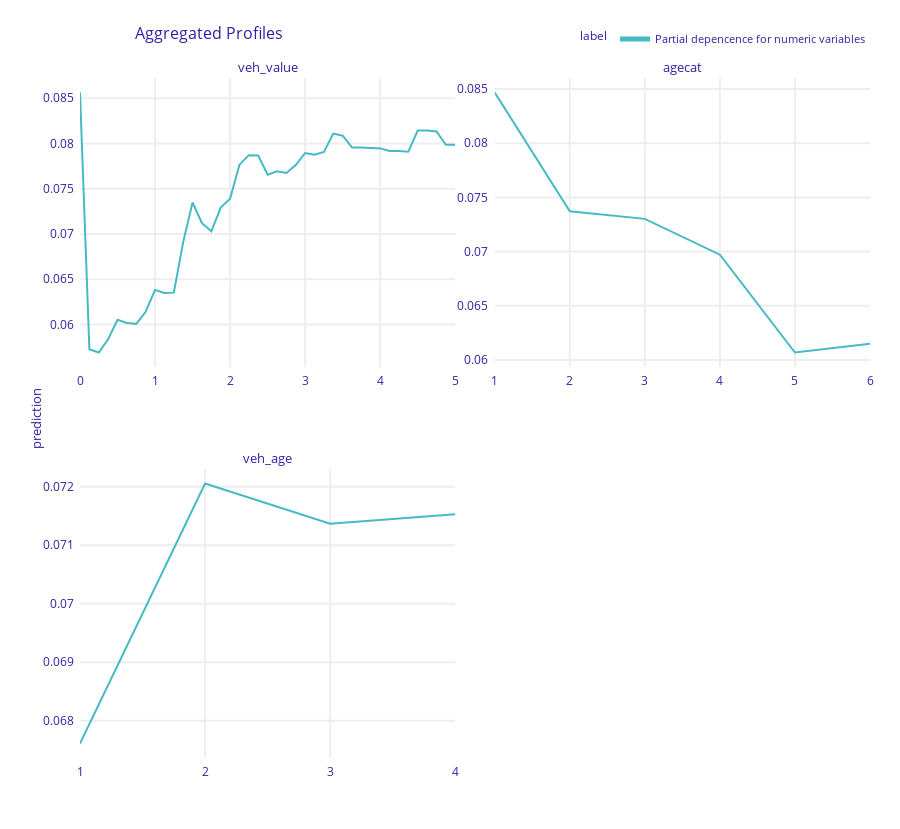
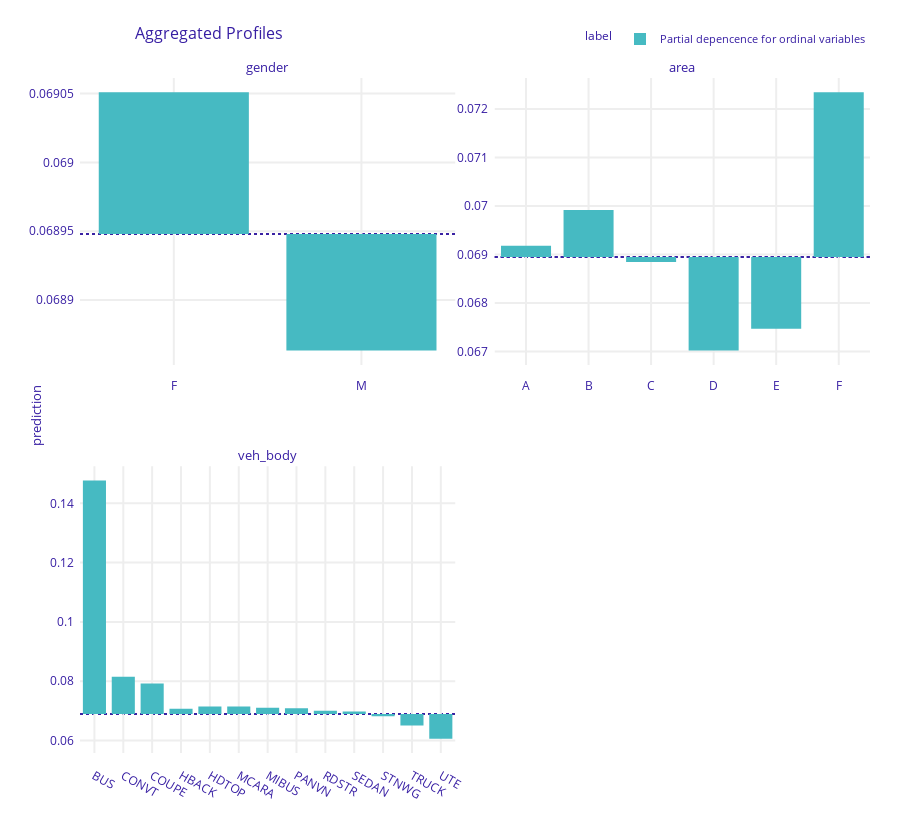

Source (notebook cell) for these figures, in order:
### Code cell
# Interpret model
import numpy as np
import dalex as dx
from sklearn.metrics import log_loss
from xgboost import plot_importance

# Variable importance regarding MSE improvement
plot_importance(fit, importance_type="gain", show_values=False, xlabel="Gain")

# Set up explainer object
def pred_fun(m, df):
    X = encoder.transform(df)
    dX = xgb.DMatrix(X, feature_names=feature_names)
    return m.predict(dX)


exp = dx.Explainer(fit, df_train, predict_function=pred_fun, verbose=False)

# Test performance
test_loss = log_loss(y_test, exp.predict(df_test))
test_loss0 = log_loss(y_test, np.repeat(y_train.mean(), len(y_test)))
rel_imp = (test_loss0 - test_loss) / test_loss0

print(f"Test log-loss: {test_loss: .3f}")
print(f"Relative improvement in log-loss: {rel_imp: .3%}")

# Partial dependence plots on training data
num_eval_at = {
    "veh_value": np.linspace(0, 5, 41),
    "agecat": sorted(car["agecat"].unique()),
    "veh_age": sorted(car["veh_age"].unique()),
}
pdp_num = exp.model_profile(
    variable_splits=num_eval_at,
    label="Partial depencence for numeric variables",
    verbose=False,
)
pdp_num.plot(facet_scales="free")

pdp_ord = exp.model_profile(
    variable_type="categorical",
    variable_splits=dict(zip(ord_features, ord_levels)),
    label="Partial depencence for ordinal variables",
    verbose=False,
)
pdp_ord.plot(facet_scales="free")

### Figure 1 — Plotly figure (JSON) as saved in the notebook; plotly's stock layout.template omitted (floating-point values rounded to 4 significant figures)
{"data": [{"customdata": [[0.0705, "Partial depencence for numeric variables", "veh_value"], [0.0705, "Partial depencence for numeric variables", "veh_value"], [0.0705, "Partial depencence for numeric variables", "veh_value"], [0.0705, "Partial depencence for numeric variables", "veh_value"], [0.0705, "Partial depencence for numeric variables", "veh_value"], [0.0705, "Partial depencence for numeric variables", "veh_value"], [0.0705, "Partial depencence for numeric variables", "veh_value"], [0.0705, "Partial depencence for numeric variables", "veh_value"], [0.0705, "Partial depencence for numeric variables", "veh_value"], [0.0705, "Partial depencence for numeric variables", "veh_value"], [0.0705, "Partial depencence for numeric variables", "veh_value"], [0.0705, "Partial depencence for numeric variables", "veh_value"], [0.0705, "Partial depencence for numeric variables", "veh_value"], [0.0705, "Partial depencence for numeric variables", "veh_value"], [0.0705, "Partial depencence for numeric variables", "veh_value"], [0.0705, "Partial depencence for numeric variables", "veh_value"], [0.0705, "Partial depencence for numeric variables", "veh_value"], [0.0705, "Partial depencence for numeric variables", "veh_value"], [0.0705, "Partial depencence for numeric variables", "veh_value"], [0.0705, "Partial depencence for numeric variables", "veh_value"], [0.0705, "Partial depencence for numeric variables", "veh_value"], [0.0705, "Partial depencence for numeric variables", "veh_value"], [0.0705, "Partial depencence for numeric variables", "veh_value"], [0.0705, "Partial depencence for numeric variables", "veh_value"], [0.0705, "Partial depencence for numeric variables", "veh_value"], [0.0705, "Partial depencence for numeric variables", "veh_value"], [0.0705, "Partial depencence for numeric variables", "veh_value"], [0.0705, "Partial depencence for numeric variables", "veh_value"], [0.0705, "Partial depencence for numeric variables", "veh_value"], [0.0705, "Partial depencence for numeric variables", "veh_value"], [0.0705, "Partial depencence for numeric variables", "veh_value"], [0.0705, "Partial depencence for numeric variables", "veh_value"], [0.0705, "Partial depencence for numeric variables", "veh_value"], [0.0705, "Partial depencence for numeric variables", "veh_value"], [0.0705, "Partial depencence for numeric variables", "veh_value"], [0.0705, "Partial depencence for numeric variables", "veh_value"], [0.0705, "Partial depencence for numeric variables", "veh_value"], [0.0705, "Partial depencence for numeric variables", "veh_value"], [0.0705, "Partial depencence for numeric variables", "veh_value"], [0.0705, "Partial depencence for numeric variables", "veh_value"], [0.0705, "Partial depencence for numeric variables", "veh_value"]], "hovertemplate": "<b>%{hovertext}</b><br><br>prediction=%{y:.3f}<br>mean_prediction=%{customdata[0]:.3f}<extra></extra>", "hovertext": ["Partial depencence for numeric variables", "Partial depencence for numeric variables", "Partial depencence for numeric variables", "Partial depencence for numeric variables", "Partial depencence for numeric variables", "Partial depencence for numeric variables", "Partial depencence for numeric variables", "Partial depencence for numeric variables", "Partial depencence for numeric variables", "Partial depencence for numeric variables", "Partial depencence for numeric variables", "Partial depencence for numeric variables", "Partial depencence for numeric variables", "Partial depencence for numeric variables", "Partial depencence for numeric variables", "Partial depencence for numeric variables", "Partial depencence for numeric variables", "Partial depencence for numeric variables", "Partial depencence for numeric variables", "Partial depencence for numeric variables", "Partial depencence for numeric variables", "Partial depencence for numeric variables", "Partial depencence for numeric variables", "Partial depencence for numeric variables", "Partial depencence for numeric variables", "Partial depencence for numeric variables", "Partial depencence for numeric variables", "Partial depencence for numeric variables", "Partial depencence for numeric variables", "Partial depencence for numeric variables", "Partial depencence for numeric variables", "Partial depencence for numeric variables", "Partial depencence for numeric variables", "Partial depencence for numeric variables", "Partial depencence for numeric variables", "Partial depencence for numeric variables", "Partial depencence for numeric variables", "Partial depencence for numeric variables", "Partial depencence for numeric variables", "Partial depencence for numeric variables", "Partial depencence for numeric variables"], "legendgroup": "Partial depencence for numeric variables", "line": {"color": "#46bac2", "dash": "solid", "width": 2}, "marker": {"symbol": "circle"}, "mode": "lines", "name": "Partial depencence for numeric variables", "opacity": 1, "orientation": "v", "showlegend": true, "type": "scatter", "x": [0, 0.125, 0.25, 0.375, 0.5, 0.625, 0.75, 0.875, 1, 1.125, 1.25, 1.375, 1.5, 1.625, 1.75, 1.875, 2, 2.125, 2.25, 2.375, 2.5, 2.625, 2.75, 2.875, 3, 3.125, 3.25, 3.375, 3.5, 3.625, 3.75, 3.875, 4, 4.125, 4.25, 4.375, 4.5, 4.625, 4.75, 4.875, 5], "xaxis": "x3", "y": [0.08563, 0.05728, 0.05691, 0.05837, 0.06053, 0.06018, 0.06008, 0.06141, 0.06383, 0.06348, 0.06352, 0.06911, 0.07348, 0.07119, 0.0703, 0.07292, 0.0739, 0.07765, 0.0787, 0.07866, 0.07654, 0.07692, 0.07673, 0.07761, 0.07894, 0.07874, 0.07906, 0.08108, 0.08085, 0.07954, 0.07954, 0.0795, 0.07945, 0.07917, 0.07917, 0.07908, 0.08141, 0.08141, 0.08132, 0.07985, 0.07985], "yaxis": "y3"}, {"customdata": [[0.0705, "Partial depencence for numeric variables", "agecat"], [0.0705, "Partial depencence for numeric variables", "agecat"], [0.0705, "Partial depencence for numeric variables", "agecat"], [0.0705, "Partial depencence for numeric variables", "agecat"], [0.0705, "Partial depencence for numeric variables", "agecat"], [0.0705, "Partial depencence for numeric variables", "agecat"]], "hovertemplate": "<b>%{hovertext}</b><br><br>prediction=%{y:.3f}<br>mean_prediction=%{customdata[0]:.3f}<extra></extra>", "hovertext": ["Partial depencence for numeric variables", "Partial depencence for numeric variables", "Partial depencence for numeric variables", "Partial depencence for numeric variables", "Partial depencence for numeric variables", "Partial depencence for numeric variables"], "legendgroup": "Partial depencence for numeric variables", "line": {"color": "#46bac2", "dash": "solid", "width": 2}, "marker": {"symbol": "circle"}, "mode": "lines", "name": "Partial depencence for numeric variables", "opacity": 1, "orientation": "v", "showlegend": false, "type": "scatter", "x": [1, 2, 3, 4, 5, 6], "xaxis": "x4", "y": [0.08469, 0.07372, 0.07302, 0.06971, 0.06068, 0.06149], "yaxis": "y4"}, {"customdata": [[0.0705, "Partial depencence for numeric variables", "veh_age"], [0.0705, "Partial depencence for numeric variables", "veh_age"], [0.0705, "Partial depencence for numeric variables", "veh_age"], [0.0705, "Partial depencence for numeric variables", "veh_age"]], "hovertemplate": "<b>%{hovertext}</b><br><br>prediction=%{y:.3f}<br>mean_prediction=%{customdata[0]:.3f}<extra></extra>", "hovertext": ["Partial depencence for numeric variables", "Partial depencence for numeric variables", "Partial depencence for numeric variables", "Partial depencence for numeric variables"], "legendgroup": "Partial depencence for numeric variables", "line": {"color": "#46bac2", "dash": "solid", "width": 2}, "marker": {"symbol": "circle"}, "mode": "lines", "name": "Partial depencence for numeric variables", "opacity": 1, "orientation": "v", "showlegend": false, "type": "scatter", "x": [1, 2, 3, 4], "xaxis": "x", "y": [0.06761, 0.07205, 0.07136, 0.07153], "yaxis": "y"}], "layout": {"annotations": [{"font": {"size": 13}, "showarrow": false, "text": "veh_age", "x": 0.2375, "xanchor": "center", "xref": "paper", "y": 0.425, "yanchor": "bottom", "yref": "paper"}, {"font": {"size": 13}, "showarrow": false, "text": "veh_value", "x": 0.2375, "xanchor": "center", "xref": "paper", "y": 1, "yanchor": "bottom", "yref": "paper"}, {"font": {"size": 13}, "showarrow": false, "text": "agecat", "x": 0.7625, "xanchor": "center", "xref": "paper", "y": 1, "yanchor": "bottom", "yref": "paper"}, {"font": {"size": 13}, "showarrow": false, "text": "prediction", "textangle": -90, "x": -0.07, "xref": "paper", "y": 0.5, "yref": "paper"}], "font": {"color": "#371ea3"}, "height": 829, "hovermode": "x unified", "legend": {"font": {"size": 11}, "itemsizing": "constant", "orientation": "h", "title": {"font": {"size": 12}, "text": "label"}, "tracegroupgap": 0, "x": 1, "xanchor": "right", "y": 1.036, "yanchor": "bottom"}, "margin": {"b": 71, "r": 30, "t": 78}, "title": {"font": {"size": 16}, "text": "Aggregated Profiles", "x": 0.15}, "xaxis": {"anchor": "y", "automargin": true, "domain": [0, 0.475], "fixedrange": true, "gridwidth": 2, "showticklabels": true, "tickcolor": "white", "ticklen": 3, "ticks": "outside", "title": {"text": ""}, "type": "linear", "zeroline": false}, "xaxis2": {"anchor": "y2", "automargin": true, "domain": [0.525, 1], "fixedrange": true, "gridwidth": 2, "showticklabels": true, "tickcolor": "white", "ticklen": 3, "ticks": "outside", "title": {"text": ""}, "type": "linear", "zeroline": false}, "xaxis3": {"anchor": "y3", "automargin": true, "domain": [0, 0.475], "fixedrange": true, "gridwidth": 2, "showticklabels": true, "tickcolor": "white", "ticklen": 3, "ticks": "outside", "title": {"text": ""}, "type": "linear", "zeroline": false}, "xaxis4": {"anchor": "y4", "automargin": true, "domain": [0.525, 1], "fixedrange": true, "gridwidth": 2, "showticklabels": true, "tickcolor": "white", "ticklen": 3, "ticks": "outside", "title": {"text": ""}, "type": "linear", "zeroline": false}, "yaxis": {"anchor": "x", "automargin": true, "domain": [0, 0.425], "fixedrange": true, "gridwidth": 2, "showticklabels": true, "tickcolor": "white", "ticklen": 3, "ticks": "outside", "title": {"text": ""}, "type": "linear", "zeroline": false}, "yaxis2": {"anchor": "x2", "automargin": true, "domain": [0, 0.425], "fixedrange": true, "gridwidth": 2, "showticklabels": true, "tickcolor": "white", "ticklen": 3, "ticks": "outside", "title": {"text": ""}, "type": "linear", "zeroline": false}, "yaxis3": {"anchor": "x3", "automargin": true, "domain": [0.575, 1], "fixedrange": true, "gridwidth": 2, "showticklabels": true, "tickcolor": "white", "ticklen": 3, "ticks": "outside", "title": {"text": ""}, "type": "linear", "zeroline": false}, "yaxis4": {"anchor": "x4", "automargin": true, "domain": [0.575, 1], "fixedrange": true, "gridwidth": 2, "showticklabels": true, "tickcolor": "white", "ticklen": 3, "ticks": "outside", "title": {"text": ""}, "type": "linear", "zeroline": false}}}

### Figure 2 — Plotly figure (JSON) as saved in the notebook; plotly's stock layout.template omitted (floating-point values rounded to 4 significant figures)
{"data": [{"alignmentgroup": "True", "base": [0.06895, 0.06895], "customdata": [[0.06905, "Partial depencence for ordinal variables", "gender"], [0.06886, "Partial depencence for ordinal variables", "gender"]], "hovertemplate": "<b>%{hovertext}</b><br><br>mean_prediction=%{base:.3f}<br>prediction=%{customdata[0]:.3f}<extra></extra>", "hovertext": ["Partial depencence for ordinal variables", "Partial depencence for ordinal variables"], "legendgroup": "Partial depencence for ordinal variables", "marker": {"color": "#46bac2", "pattern": {"shape": ""}}, "name": "Partial depencence for ordinal variables", "offsetgroup": "Partial depencence for ordinal variables", "orientation": "v", "showlegend": true, "textposition": "auto", "type": "bar", "x": ["F", "M"], "xaxis": "x3", "y": [0.0001028, -8.469e-05], "yaxis": "y3"}, {"alignmentgroup": "True", "base": [0.06895, 0.06895, 0.06895, 0.06895, 0.06895, 0.06895], "customdata": [[0.06918, "Partial depencence for ordinal variables", "area"], [0.06992, "Partial depencence for ordinal variables", "area"], [0.06885, "Partial depencence for ordinal variables", "area"], [0.06702, "Partial depencence for ordinal variables", "area"], [0.06747, "Partial depencence for ordinal variables", "area"], [0.07234, "Partial depencence for ordinal variables", "area"]], "hovertemplate": "<b>%{hovertext}</b><br><br>mean_prediction=%{base:.3f}<br>prediction=%{customdata[0]:.3f}<extra></extra>", "hovertext": ["Partial depencence for ordinal variables", "Partial depencence for ordinal variables", "Partial depencence for ordinal variables", "Partial depencence for ordinal variables", "Partial depencence for ordinal variables", "Partial depencence for ordinal variables"], "legendgroup": "Partial depencence for ordinal variables", "marker": {"color": "#46bac2", "pattern": {"shape": ""}}, "name": "Partial depencence for ordinal variables", "offsetgroup": "Partial depencence for ordinal variables", "orientation": "v", "showlegend": false, "textposition": "auto", "type": "bar", "x": ["A", "B", "C", "D", "E", "F"], "xaxis": "x4", "y": [0.0002341, 0.0009703, -9.927e-05, -0.001926, -0.001477, 0.003395], "yaxis": "y4"}, {"alignmentgroup": "True", "base": [0.06895, 0.06895, 0.06895, 0.06895, 0.06895, 0.06895, 0.06895, 0.06895, 0.06895, 0.06895, 0.06895, 0.06895, 0.06895], "customdata": [[0.1477, "Partial depencence for ordinal variables", "veh_body"], [0.08147, "Partial depencence for ordinal variables", "veh_body"], [0.07921, "Partial depencence for ordinal variables", "veh_body"], [0.07071, "Partial depencence for ordinal variables", "veh_body"], [0.0714, "Partial depencence for ordinal variables", "veh_body"], [0.0714, "Partial depencence for ordinal variables", "veh_body"], [0.07106, "Partial depencence for ordinal variables", "veh_body"], [0.07085, "Partial depencence for ordinal variables", "veh_body"], [0.06998, "Partial depencence for ordinal variables", "veh_body"], [0.06973, "Partial depencence for ordinal variables", "veh_body"], [0.06817, "Partial depencence for ordinal variables", "veh_body"], [0.06503, "Partial depencence for ordinal variables", "veh_body"], [0.06058, "Partial depencence for ordinal variables", "veh_body"]], "hovertemplate": "<b>%{hovertext}</b><br><br>mean_prediction=%{base:.3f}<br>prediction=%{customdata[0]:.3f}<extra></extra>", "hovertext": ["Partial depencence for ordinal variables", "Partial depencence for ordinal variables", "Partial depencence for ordinal variables", "Partial depencence for ordinal variables", "Partial depencence for ordinal variables", "Partial depencence for ordinal variables", "Partial depencence for ordinal variables", "Partial depencence for ordinal variables", "Partial depencence for ordinal variables", "Partial depencence for ordinal variables", "Partial depencence for ordinal variables", "Partial depencence for ordinal variables", "Partial depencence for ordinal variables"], "legendgroup": "Partial depencence for ordinal variables", "marker": {"color": "#46bac2", "pattern": {"shape": ""}}, "name": "Partial depencence for ordinal variables", "offsetgroup": "Partial depencence for ordinal variables", "orientation": "v", "showlegend": false, "textposition": "auto", "type": "bar", "x": ["BUS", "CONVT", "COUPE", "HBACK", "HDTOP", "MCARA", "MIBUS", "PANVN", "RDSTR", "SEDAN", "STNWG", "TRUCK", "UTE"], "xaxis": "x", "y": [0.07878, 0.01252, 0.01026, 0.001763, 0.00245, 0.00245, 0.00211, 0.001899, 0.00103, 0.0007824, -0.0007794, -0.003923, -0.008364], "yaxis": "y"}], "layout": {"annotations": [{"font": {"size": 13}, "showarrow": false, "text": "veh_body", "x": 0.2375, "xanchor": "center", "xref": "paper", "y": 0.425, "yanchor": "bottom", "yref": "paper"}, {"font": {"size": 13}, "showarrow": false, "text": "gender", "x": 0.2375, "xanchor": "center", "xref": "paper", "y": 1, "yanchor": "bottom", "yref": "paper"}, {"font": {"size": 13}, "showarrow": false, "text": "area", "x": 0.7625, "xanchor": "center", "xref": "paper", "y": 1, "yanchor": "bottom", "yref": "paper"}, {"font": {"size": 13}, "showarrow": false, "text": "prediction", "textangle": -90, "x": -0.07, "xref": "paper", "y": 0.5, "yref": "paper"}], "barmode": "group", "font": {"color": "#371ea3"}, "height": 829, "hovermode": "x unified", "legend": {"font": {"size": 11}, "itemsizing": "constant", "orientation": "h", "title": {"font": {"size": 12}, "text": "label"}, "tracegroupgap": 0, "x": 1, "xanchor": "right", "y": 1.036, "yanchor": "bottom"}, "margin": {"b": 71, "r": 30, "t": 78}, "shapes": [{"layer": "below", "line": {"color": "#371ea3", "dash": "dot", "width": 1.5}, "type": "line", "x0": 0, "x1": 1, "xref": "x domain", "y0": 0.06895, "y1": 0.06895, "yref": "y"}, {"layer": "below", "line": {"color": "#371ea3", "dash": "dot", "width": 1.5}, "type": "line", "x0": 0, "x1": 1, "xref": "x3 domain", "y0": 0.06895, "y1": 0.06895, "yref": "y3"}, {"layer": "below", "line": {"color": "#371ea3", "dash": "dot", "width": 1.5}, "type": "line", "x0": 0, "x1": 1, "xref": "x4 domain", "y0": 0.06895, "y1": 0.06895, "yref": "y4"}, {"layer": "below", "line": {"color": "#371ea3", "dash": "dot", "width": 1.5}, "type": "line", "x0": 0, "x1": 1, "xref": "x domain", "y0": 0.06895, "y1": 0.06895, "yref": "y"}, {"layer": "below", "line": {"color": "#371ea3", "dash": "dot", "width": 1.5}, "type": "line", "x0": 0, "x1": 1, "xref": "x3 domain", "y0": 0.06895, "y1": 0.06895, "yref": "y3"}, {"layer": "below", "line": {"color": "#371ea3", "dash": "dot", "width": 1.5}, "type": "line", "x0": 0, "x1": 1, "xref": "x4 domain", "y0": 0.06895, "y1": 0.06895, "yref": "y4"}, {"layer": "below", "line": {"color": "#371ea3", "dash": "dot", "width": 1.5}, "type": "line", "x0": 0, "x1": 1, "xref": "x domain", "y0": 0.06895, "y1": 0.06895, "yref": "y"}, {"layer": "below", "line": {"color": "#371ea3", "dash": "dot", "width": 1.5}, "type": "line", "x0": 0, "x1": 1, "xref": "x3 domain", "y0": 0.06895, "y1": 0.06895, "yref": "y3"}, {"layer": "below", "line": {"color": "#371ea3", "dash": "dot", "width": 1.5}, "type": "line", "x0": 0, "x1": 1, "xref": "x4 domain", "y0": 0.06895, "y1": 0.06895, "yref": "y4"}], "title": {"font": {"size": 16}, "text": "Aggregated Profiles", "x": 0.15}, "xaxis": {"anchor": "y", "automargin": true, "domain": [0, 0.475], "fixedrange": true, "gridwidth": 2, "showticklabels": true, "tickcolor": "white", "ticklen": 10, "ticks": "outside", "title": {"text": ""}, "type": "category"}, "xaxis2": {"anchor": "y2", "automargin": true, "domain": [0.525, 1], "fixedrange": true, "gridwidth": 2, "showticklabels": true, "tickcolor": "white", "ticklen": 10, "ticks": "outside", "title": {"text": ""}, "type": "category"}, "xaxis3": {"anchor": "y3", "automargin": true, "domain": [0, 0.475], "fixedrange": true, "gridwidth": 2, "showticklabels": true, "tickcolor": "white", "ticklen": 10, "ticks": "outside", "title": {"text": ""}, "type": "category"}, "xaxis4": {"anchor": "y4", "automargin": true, "domain": [0.525, 1], "fixedrange": true, "gridwidth": 2, "showticklabels": true, "tickcolor": "white", "ticklen": 10, "ticks": "outside", "title": {"text": ""}, "type": "category"}, "yaxis": {"anchor": "x", "automargin": true, "domain": [0, 0.425], "fixedrange": true, "gridwidth": 2, "showticklabels": true, "tickcolor": "white", "ticklen": 3, "ticks": "outside", "title": {"text": ""}, "type": "linear", "zeroline": false}, "yaxis2": {"anchor": "x2", "automargin": true, "domain": [0, 0.425], "fixedrange": true, "gridwidth": 2, "showticklabels": true, "tickcolor": "white", "ticklen": 3, "ticks": "outside", "title": {"text": ""}, "type": "linear", "zeroline": false}, "yaxis3": {"anchor": "x3", "automargin": true, "domain": [0.575, 1], "fixedrange": true, "gridwidth": 2, "showticklabels": true, "tickcolor": "white", "ticklen": 3, "ticks": "outside", "title": {"text": ""}, "type": "linear", "zeroline": false}, "yaxis4": {"anchor": "x4", "automargin": true, "domain": [0.575, 1], "fixedrange": true, "gridwidth": 2, "showticklabels": true, "tickcolor": "white", "ticklen": 3, "ticks": "outside", "title": {"text": ""}, "type": "linear", "zeroline": false}}}
